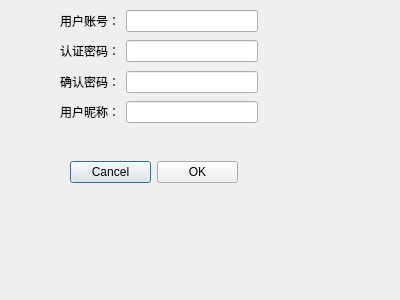
<?xml version="1.0" encoding="UTF-8"?>
<ui version="4.0">
 <class>RegisterWindow</class>
 <widget class="QDialog" name="RegisterWindow">
  <property name="geometry">
   <rect>
    <x>0</x>
    <y>0</y>
    <width>400</width>
    <height>300</height>
   </rect>
  </property>
  <property name="windowTitle">
   <string>Dialog</string>
  </property>
  <widget class="QWidget" name="layoutWidget">
   <property name="geometry">
    <rect>
     <x>70</x>
     <y>160</y>
     <width>168</width>
     <height>24</height>
    </rect>
   </property>
   <layout class="QHBoxLayout" name="horizontalLayout">
    <item>
     <widget class="QPushButton" name="pushButton_cancel">
      <property name="text">
       <string>Cancel</string>
      </property>
     </widget>
    </item>
    <item>
     <widget class="QPushButton" name="pushButton_ok">
      <property name="text">
       <string>OK</string>
      </property>
     </widget>
    </item>
   </layout>
  </widget>
  <widget class="QWidget" name="layoutWidget">
   <property name="geometry">
    <rect>
     <x>60</x>
     <y>100</y>
     <width>198</width>
     <height>24</height>
    </rect>
   </property>
   <layout class="QHBoxLayout" name="horizontalLayout_2">
    <item>
     <widget class="QLabel" name="label_user_name">
      <property name="text">
       <string>用户昵称：</string>
      </property>
     </widget>
    </item>
    <item>
     <widget class="QLineEdit" name="lineEdit_user_name"/>
    </item>
   </layout>
  </widget>
  <widget class="QWidget" name="layoutWidget">
   <property name="geometry">
    <rect>
     <x>60</x>
     <y>70</y>
     <width>198</width>
     <height>24</height>
    </rect>
   </property>
   <layout class="QHBoxLayout" name="horizontalLayout_3">
    <item>
     <widget class="QLabel" name="label_cofirm_Passwd">
      <property name="text">
       <string>确认密码：</string>
      </property>
     </widget>
    </item>
    <item>
     <widget class="QLineEdit" name="lineEdit_Passwd_2">
      <property name="contextMenuPolicy">
       <enum>Qt::DefaultContextMenu</enum>
      </property>
      <property name="acceptDrops">
       <bool>false</bool>
      </property>
      <property name="echoMode">
       <enum>QLineEdit::Password</enum>
      </property>
     </widget>
    </item>
   </layout>
  </widget>
  <widget class="QWidget" name="layoutWidget">
   <property name="geometry">
    <rect>
     <x>60</x>
     <y>39</y>
     <width>198</width>
     <height>24</height>
    </rect>
   </property>
   <layout class="QHBoxLayout" name="horizontalLayout_4">
    <item>
     <widget class="QLabel" name="label_Passwd">
      <property name="text">
       <string>认证密码：</string>
      </property>
     </widget>
    </item>
    <item>
     <widget class="QLineEdit" name="lineEdit_Passwd">
      <property name="contextMenuPolicy">
       <enum>Qt::DefaultContextMenu</enum>
      </property>
      <property name="acceptDrops">
       <bool>false</bool>
      </property>
      <property name="echoMode">
       <enum>QLineEdit::Password</enum>
      </property>
     </widget>
    </item>
   </layout>
  </widget>
  <widget class="QWidget" name="layoutWidget">
   <property name="geometry">
    <rect>
     <x>60</x>
     <y>9</y>
     <width>198</width>
     <height>24</height>
    </rect>
   </property>
   <layout class="QHBoxLayout" name="horizontalLayout_5">
    <item>
     <widget class="QLabel" name="label_account">
      <property name="text">
       <string>用户账号：</string>
      </property>
     </widget>
    </item>
    <item>
     <widget class="QLineEdit" name="lineEdit_account"/>
    </item>
   </layout>
  </widget>
 </widget>
 <resources/>
 <connections/>
</ui>
